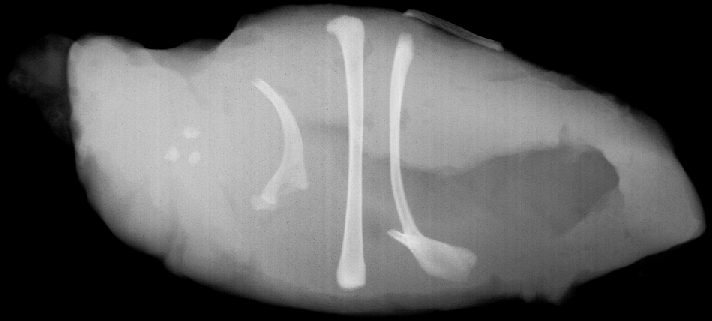
#> input picture Project3/original_imgs/segment.jpg, 712 x 321 px, found by its file name
$ python segmentation.py
#> lines starting #> are read from the running program, lines starting #| are printed output that depends on the picture; after the words box and inside, x2 and y2 are one past the last pixel; in counts of white or black regions, pixels touching at a corner belong together
# -*- coding: utf-8 -*-
"""
Spyder Editor

This is a temporary script fle.
"""
import cv2
import numpy as np
import matplotlib.pyplot as plt
img = cv2.imread("/Users/stutishukla/Downloads/proj3_cse573/original_imgs/segment.jpg", cv2.IMREAD_GRAYSCALE)
#> img is the input picture: shape (321, 712); min 0, max 231, mean 92.5
a = np.asarray(img)

def getDimensionsOfMatrix(a):
    matHeight = len(a)
    if (matHeight == 0):
        return matHeight, matHeight
    matWidth = len(a[0])
    return matWidth, matHeight

def calculateThresholding(image):
   # matrix=[]
    threshold=204
    for heightIndex in range(imageHeight):
        for widthIndex in range(imageWidth):
          if(image[heightIndex][widthIndex]>threshold):
              image[heightIndex][widthIndex]=255
              #print(heightIndex, widthIndex)
          else:
              image[heightIndex][widthIndex] = 0
    return image

def calculateBoundingBox(image):
    matrix=[]
    found = True
    for widthIndex in range(imageWidth):
        for heightIndex in range(imageHeight):
            if(image[heightIndex][widthIndex]==255):
                found = False
                matrix.append([heightIndex,widthIndex])
                break
        if not found:
            break
    found=True

    for heightIndex in range(imageHeight-1,0,-1):
        for widthIndex in range(imageWidth):
            if(image[heightIndex][widthIndex]==255):
                found = False
                matrix.append([heightIndex,widthIndex])
                break
        if not found:
            break
    found=True

    for widthIndex in range(imageWidth-1,0,-1):
        for heightIndex in range(imageHeight):
            if(image[heightIndex][widthIndex]==255):
                found = False
                matrix.append([heightIndex,widthIndex])
                break
        if not found:
            break
    found=True

    for heightIndex in range(imageHeight):
        for widthIndex in range(imageWidth):
            if(image[heightIndex][widthIndex]==255):
                found = False
                matrix.append([heightIndex,widthIndex])
                break
        if not found:
            break
    found=True

    print(matrix)
    return matrix

def findPoints(image):
    histogram={}
    for i in range(imageHeight):
       for j in range(imageWidth):
        key = image[i][j]
        if key in histogram:
          histogram[key] = histogram.get(key)+1
        else:
          histogram[key] = 1
    return histogram

imageWidth, imageHeight= getDimensionsOfMatrix(a)
#> in getDimensionsOfMatrix, `matHeight = len(a)`: matHeight = 321
#> in getDimensionsOfMatrix, `matWidth = len(a[0])`: matWidth = 712
#> imageWidth = 712; imageHeight = 321
histogram=findPoints(a)
#> after the loop in findPoints, `for i in range(imageHeight):`: histogram = 232 items
#> histogram = 232 items

keys=list(histogram.keys())
#> keys = 232 values, max 231 at index 231, min 0 at index 0, mean 115.5
values=list(histogram.values())
#> values = 232 values, max 73274 at index 0, min 1 at index 231, mean 985.1
plt.plot(keys, values)
plt.savefig('histogram.png')
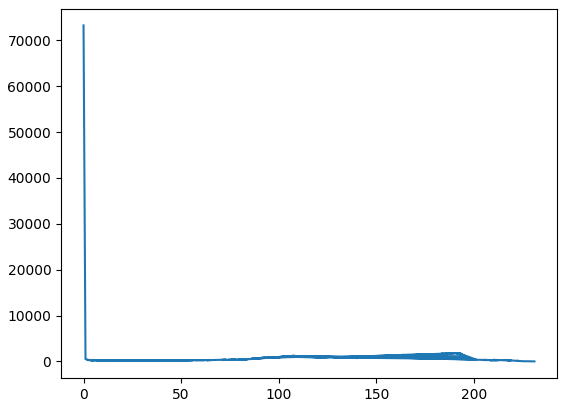
#> figure drawn by matplotlib, 1 panel
plt.savefig('/Users/stutishukla/Downloads/Project3_images/task3/histogram.png', transparent=True, bbox_inches='tight')

image=calculateThresholding(a)
#> after the loop in calculateThresholding, `for heightIndex in range(imageHeight):`:
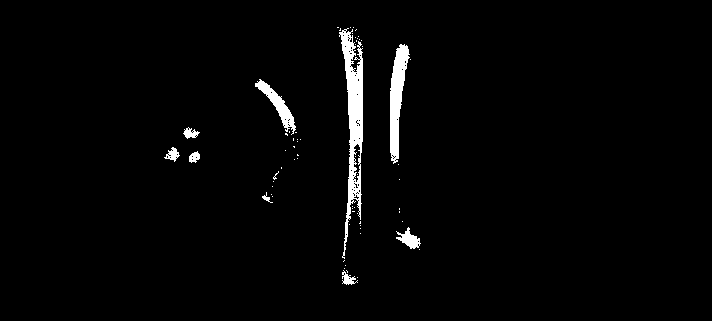
#> image: shape (321, 712); 2.2% white; 65 white regions (56 under 20 px), largest, box (x1, y1, x2, y2) and area: (339, 28, 363, 259) 2330, (390, 44, 410, 164) 1259, (255, 79, 296, 135) 601
image=np.asarray(image)
cv2.imwrite('/Users/stutishukla/Downloads/Project3_images/task3/segment.jpg',image)
matrix=calculateBoundingBox(image)
#| [[157, 164], [284, 346], [243, 420], [27, 337]]
#> matrix = [[157, 164], [284, 346], [243, 420], [27, 337]]
x4=matrix[3][0]
#> x4 = 27
y1=matrix[0][1]
#> y1 = 164
x2=matrix[1][0]
#> x2 = 284
y3=matrix[2][1]
#> y3 = 420
print(x4)
#| 27
print(y1)
#| 164
print(x2)
#| 284
print(y3)
#| 420
cv2.rectangle(image,(y1,x4),(y3,x2),(255,255,255),3)
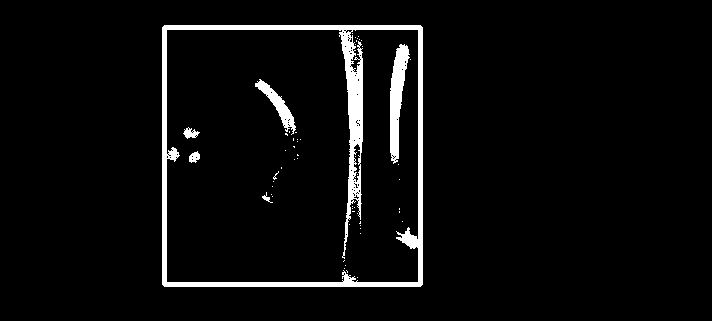
#> image: shape (321, 712); 4.4% white; 56 white regions (50 under 20 px), largest, box (x1, y1, x2, y2) and area: (162, 25, 423, 287) 7875, (390, 44, 410, 164) 1259, (255, 79, 296, 135) 601, (183, 127, 200, 139) 108, (189, 151, 200, 163) 88, (262, 192, 273, 203) 38
cv2.imwrite('/Users/stutishukla/Downloads/Project3_images/task3/boundingBox.jpg',image)

$ run again, with Project3/original_imgs/hough.jpg copied over Project3/original_imgs/segment.jpg
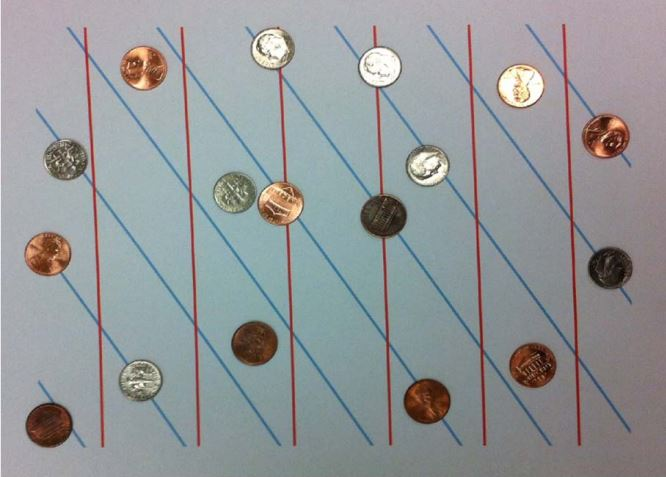
#> input picture Project3/original_imgs/hough.jpg, 666 x 477 px, found by its file name
#> matHeight = 477
#> matWidth = 666
#> imageHeight = 477
#> after the loop in findPoints, `for i in range(imageHeight):`: histogram = 252 items
#> keys = 252 values, max 255 at index 133, min 0 at index 250, mean 129.5
#> values = 252 values, max 10587 at index 9, min 1 at index 249, mean 1260.6
#> after the loop in calculateThresholding, `for heightIndex in range(imageHeight):`:
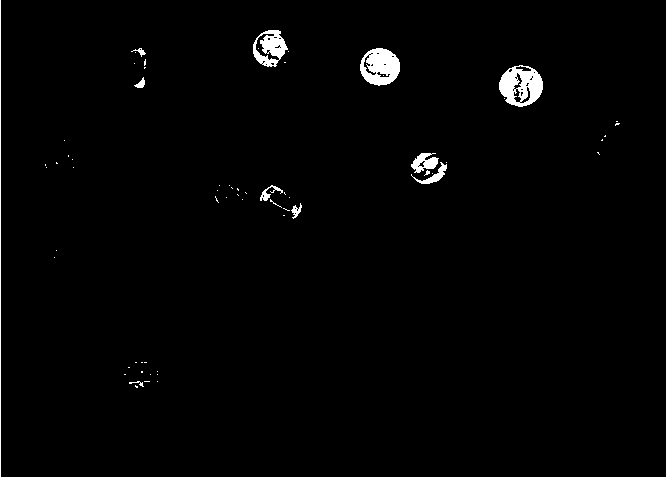
#> image: shape (477, 666); 1.4% white; 64 white regions (53 under 20 px), largest, box (x1, y1, x2, y2) and area: (499, 65, 543, 107) 1192, (360, 48, 400, 86) 1077, (253, 30, 288, 67) 729
#| [[0, 0], [476, 0], [123, 619], [0, 0]]
#> `matrix=calculateBoundingBox(image)`: matrix = [[0, 0], [476, 0], [123, 619], [0, 0]]
#> x4 = 0
#> x2 = 476
#> y3 = 619
#| 0
#| 0
#| 476
#| 619
#> `cv2.rectangle(image,(y1,x4),(y3,x2),(255,255,255),3)`:
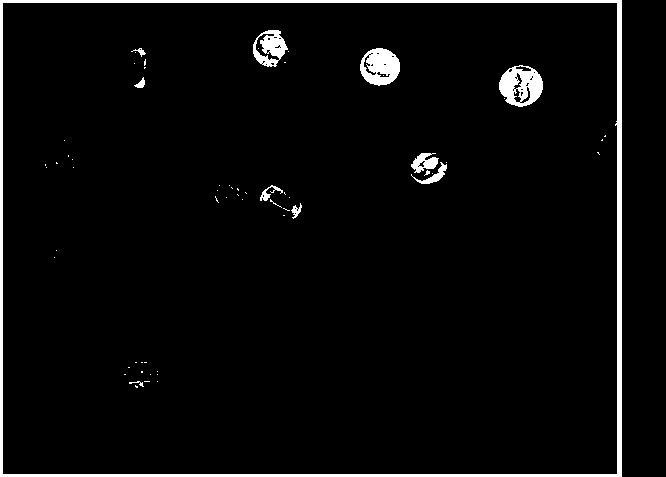
#> image: shape (477, 666); 3.6% white; 62 white regions (51 under 20 px), largest, box (x1, y1, x2, y2) and area: (0, 0, 622, 477) 7505, (499, 65, 543, 107) 1192, (360, 48, 400, 86) 1077
